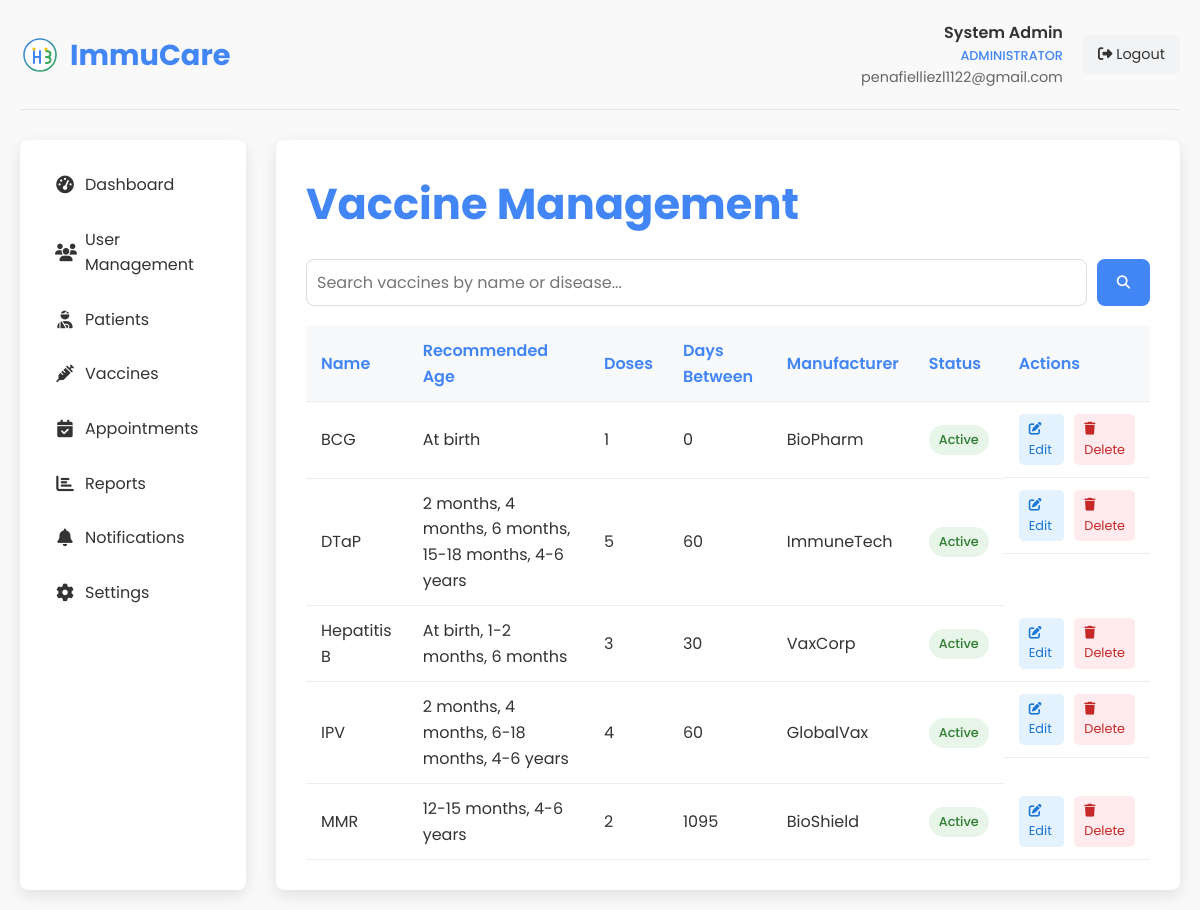
/admin_vaccines.php (signed in), run on the app's committed database.
### tables this page shows
CREATE TABLE `vaccines` (
  `id` int(11) NOT NULL,
  `name` varchar(100) NOT NULL,
  `manufacturer` varchar(100) DEFAULT NULL,
  `description` text DEFAULT NULL,
  `recommended_age` varchar(100) DEFAULT NULL,
  `doses_required` int(11) DEFAULT 1,
  `days_between_doses` int(11) DEFAULT NULL,
  `is_active` tinyint(1) DEFAULT 1,
  `created_at` datetime NOT NULL,
  `updated_at` timestamp NOT NULL DEFAULT current_timestamp() ON UPDATE current_timestamp()
);

### admin_vaccines.php (the view, shortened to what this page needs)
<?php
$admin_name = $_SESSION['user_name'];
$admin_email = $_SESSION['user_email'];
$conn = new mysqli(DB_HOST, DB_USER, DB_PASS, DB_NAME);
$action = isset($_GET['action']) ? $_GET['action'] : '';
$vaccines_query = "SELECT * FROM vaccines ORDER BY name";
$vaccines_result = $conn->query($vaccines_query);
$edit_vaccine = null;
?>
<!DOCTYPE html>
<html lang="en">
<head>
    <link rel="stylesheet" href="styles.css">
    <link rel="stylesheet" href="https://cdnjs.cloudflare.com/ajax/libs/font-awesome/6.4.0/css/all.min.css">
</head>
<body>
    <div class="dashboard-container">
        <div class="dashboard-header">
            <div class="dashboard-logo">
                <img src="images/logo.svg" alt="ImmuCare Logo">
                <h1>ImmuCare</h1>
            </div>
            <div class="user-menu">
                <div class="user-info">
                    <div class="user-name"><?php echo htmlspecialchars($admin_name); ?></div>
                    <div class="user-role">Administrator</div>
                    <div class="user-email"><?php echo htmlspecialchars($admin_email); ?></div>
                </div>
                <a href="admin_dashboard.php?logout=1" class="logout-btn">
                    <i class="fas fa-sign-out-alt"></i> Logout
                </a>
            </div>
        </div>
        <div class="dashboard-content">
            <div class="sidebar">
                <ul class="sidebar-menu">
                    <li><a href="admin_dashboard.php"><i class="fas fa-tachometer-alt"></i> Dashboard</a></li>
                    <li><a href="admin_users.php"><i class="fas fa-users"></i> User Management</a></li>
                    <li><a href="admin_patients.php"><i class="fas fa-user-injured"></i> Patients</a></li>
                    <li><a href="admin_vaccines.php" class="active"><i class="fas fa-syringe"></i> Vaccines</a></li>
                    <li><a href="admin_appointments.php"><i class="fas fa-calendar-check"></i> Appointments</a></li>
                    <li><a href="admin_reports.php"><i class="fas fa-chart-bar"></i> Reports</a></li>
                    <li><a href="admin_notifications.php"><i class="fas fa-bell"></i> Notifications</a></li>
                    <li><a href="admin_settings.php"><i class="fas fa-cog"></i> Settings</a></li>
                </ul>
            </div>
            <div class="main-content">
                <div class="page-title">
                    <h2><?php echo $action == 'edit' ? 'Edit Vaccine' : 'Vaccine Management'; ?></h2>
                </div>
                <?php if ($action == 'edit'): ?>
                    <div class="vaccine-form">
                        <form method="POST" action="?action=edit&id=<?php echo $edit_vaccine['id']; ?>">
                            <input type="hidden" name="vaccine_id" value="<?php echo $edit_vaccine['id']; ?>">
                            <div class="form-grid">
                                <div class="form-group">
                                    <label for="name">Vaccine Name</label>
                                    <input type="text" id="name" name="name" value="<?php echo $action == 'edit' ? htmlspecialchars($edit_vaccine['name']) : ''; ?>" required>
                                </div>
                                <div class="form-group">
                                    <label for="manufacturer">Manufacturer</label>
                                    <input type="text" id="manufacturer" name="manufacturer" value="<?php echo $action == 'edit' ? htmlspecialchars($edit_vaccine['manufacturer']) : ''; ?>" required>
                                </div>
                                <div class="form-group">
                                    <label for="recommended_age">Recommended Age</label>
                                    <input type="text" id="recommended_age" name="recommended_age" value="<?php echo $action == 'edit' ? htmlspecialchars($edit_vaccine['recommended_age']) : ''; ?>" required>
                                </div>
                                <div class="form-group">
                                    <label for="doses_required">Doses Required</label>
                                    <input type="number" id="doses_required" name="doses_required" value="<?php echo $action == 'edit' ? htmlspecialchars($edit_vaccine['doses_required']) : '1'; ?>" min="1" required>
                                </div>
                                <div class="form-group">
                                    <label for="days_between_doses">Days Between Doses</label>
                                    <input type="number" id="days_between_doses" name="days_between_doses" value="<?php echo $action == 'edit' ? htmlspecialchars($edit_vaccine['days_between_doses']) : '0'; ?>" min="0">
                                </div>
                                <div class="form-group-checkbox">
                                    <input type="checkbox" id="is_active" name="is_active" <?php echo ($action == 'edit' && isset($edit_vaccine['is_active']) && $edit_vaccine['is_active'] == 1) ? 'checked' : ''; ?>>
                                    <label for="is_active">Active</label>
                                </div>
                            </div>
                            <div class="form-group">
                                <label for="description">Description</label>
                                <textarea id="description" name="description"><?php echo $action == 'edit' ? htmlspecialchars($edit_vaccine['description']) : ''; ?></textarea>
                            </div>
                            <div class="form-buttons">
                                <button type="submit" name="edit_vaccine" class="btn-submit">
                                    <i class="fas fa-save"></i> Update Vaccine
                                </button>
                                <a href="admin_vaccines.php" class="btn-cancel">Cancel</a>
                            </div>
                        </form>
                    </div>
                <?php else: ?>
                    <div class="search-bar">
                        <input type="text" id="vaccine-search" placeholder="Search vaccines by name or disease...">
                        <button type="button"><i class="fas fa-search"></i></button>
                    </div>
                    <div class="vaccines-list">
                        <table class="vaccines-table">
                            <thead>
                                <tr>
                                    <th>Name</th>
                                    <th>Recommended Age</th>
                                    <th>Doses</th>
                                    <th>Days Between</th>
                                    <th>Manufacturer</th>
                                    <th>Status</th>
                                    <th>Actions</th>
                                </tr>
                            </thead>
                            <tbody>
                                <?php if ($vaccines_result->num_rows > 0): ?>
                                    <?php while ($vaccine = $vaccines_result->fetch_assoc()): ?>
                                        <tr>
                                            <td><?php echo htmlspecialchars($vaccine['name']); ?></td>
                                            <td><?php echo htmlspecialchars($vaccine['recommended_age']); ?></td>
                                            <td><?php echo htmlspecialchars($vaccine['doses_required']); ?></td>
                                            <td><?php echo isset($vaccine['days_between_doses']) ? htmlspecialchars($vaccine['days_between_doses']) : 'N/A'; ?></td>
                                            <td><?php echo htmlspecialchars($vaccine['manufacturer']); ?></td>
                                            <td>
                                                <span class="vaccine-status <?php echo isset($vaccine['is_active']) && $vaccine['is_active'] ? 'status-active' : 'status-inactive'; ?>">
                                                    <?php echo isset($vaccine['is_active']) && $vaccine['is_active'] ? 'Active' : 'Inactive'; ?>
                                                </span>
                                            </td>
                                            <td class="action-buttons">
                                                <a href="?action=edit&id=<?php echo $vaccine['id']; ?>" class="btn-edit"><i class="fas fa-edit"></i> Edit</a>
                                                <a href="?action=delete&id=<?php echo $vaccine['id']; ?>" class="btn-delete" onclick="return confirm('Are you sure you want to delete this vaccine?');"><i class="fas fa-trash"></i> Delete</a>
                                            </td>
                                        </tr>
                                    <?php endwhile; ?>
                                <?php else: ?>
                                    <tr>
                                        <td colspan="7" style="text-align: center;">No vaccines found.</td>
                                    </tr>
                                <?php endif; ?>
                            </tbody>
                        </table>
                    </div>
                <?php endif; ?>
            </div>
        </div>
    </div>
</body>
</html>

### styles.css (style rules this page uses)
:root { --primary-color: #4285f4; --secondary-color: #34a853; --accent-color: #fbbc05; --text-color: #333; --light-text: #666; --bg-light: #f9f9f9; --bg-white: #ffffff; --shadow: 0 5px 15px rgba(0, 0, 0, 0.1); --border-radius: 8px; --transition: all 0.3s ease; }
* { margin: 0; padding: 0; box-sizing: border-box; }
html { scroll-behavior: smooth; }
body { font-family: 'Poppins', sans-serif; line-height: 1.6; color: var(--text-color); background-color: var(--bg-light); }
a { text-decoration: none; color: inherit; }
ul { list-style: none; }
img { max-width: 100%; height: auto; }

### admin_vaccines.php (style rules this page uses)
.dashboard-container { max-width: 1400px; margin: 0 auto; padding: 20px; }
.dashboard-header { display: flex; justify-content: space-between; align-items: center; margin-bottom: 30px; padding-bottom: 20px; border-bottom: 1px solid #e1e4e8; }
.dashboard-logo { display: flex; align-items: center; }
.dashboard-logo img { height: 40px; margin-right: 10px; }
.dashboard-logo h1 { font-size: 1.8rem; color: var(--primary-color); margin: 0; }
.user-menu { display: flex; align-items: center; }
.user-info { margin-right: 20px; text-align: right; }
.user-name { font-weight: 600; color: var(--text-color); }
.user-role { font-size: 0.8rem; color: var(--primary-color); font-weight: 500; text-transform: uppercase; }
.user-email { font-size: 0.9rem; color: var(--light-text); }
.logout-btn { padding: 8px 15px; background-color: #f1f3f5; color: var(--text-color); border-radius: 5px; font-size: 0.9rem; transition: var(--transition); }
.dashboard-content { display: grid; grid-template-columns: 1fr 4fr; gap: 30px; }
.sidebar { background-color: var(--bg-white); border-radius: var(--border-radius); box-shadow: var(--shadow); padding: 20px; }
.sidebar-menu { list-style: none; padding: 0; margin: 0; }
.sidebar-menu li { margin-bottom: 5px; }
.sidebar-menu a { display: flex; align-items: center; padding: 12px 15px; border-radius: var(--border-radius); color: var(--text-color); transition: var(--transition); text-decoration: none; }
.sidebar-menu i { margin-right: 10px; font-size: 1.1rem; width: 20px; text-align: center; }
.main-content { background-color: var(--bg-white); border-radius: var(--border-radius); box-shadow: var(--shadow); padding: 30px; }
.page-title { font-size: 1.8rem; color: var(--primary-color); margin-bottom: 20px; display: flex; justify-content: space-between; align-items: center; }
.vaccines-table { width: 100%; border-collapse: collapse; }
.vaccines-table th, .vaccines-table td { padding: 12px 15px; text-align: left; border-bottom: 1px solid #eee; }
.vaccines-table th { font-weight: 600; color: var(--primary-color); background-color: #f8f9fa; }
.vaccine-status { display: inline-block; padding: 5px 10px; border-radius: 20px; font-size: 0.8rem; font-weight: 500; }
.status-active { background-color: #e8f5e9; color: #2e7d32; }
.action-buttons { display: flex; gap: 10px; }
.btn-edit, .btn-delete { padding: 5px 10px; border-radius: 5px; font-size: 0.8rem; text-decoration: none; transition: var(--transition); }
.btn-edit { background-color: #e3f2fd; color: #1976d2; }
.btn-delete { background-color: #ffebee; color: #c62828; }
.search-bar { margin-bottom: 20px; display: flex; gap: 10px; }
.search-bar input { flex: 1; padding: 10px; border: 1px solid #ddd; border-radius: var(--border-radius); font-family: inherit; font-size: 1rem; }
.search-bar button { background-color: var(--primary-color); color: white; border: none; padding: 0 20px; border-radius: var(--border-radius); cursor: pointer; transition: var(--transition); }

### data on the page
vaccines: name "BCG", recommended_age "At birth", doses_required "1", days_between_doses "0", manufacturer "BioPharm", is_active "Active"
vaccines: name "DTaP", recommended_age "2 months, 4 months, 6 months, 15-18 months, 4-6 years", doses_required "5", days_between_doses "60", manufacturer "ImmuneTech", is_active "Active"
vaccines: name "Hepatitis B", recommended_age "At birth, 1-2 months, 6 months", doses_required "3", days_between_doses "30", manufacturer "VaxCorp", is_active "Active"
vaccines: name "IPV", recommended_age "2 months, 4 months, 6-18 months, 4-6 years", doses_required "4", days_between_doses "60", manufacturer "GlobalVax", is_active "Active"
vaccines: name "MMR", recommended_age "12-15 months, 4-6 years", doses_required "2", days_between_doses "1095", manufacturer "BioShield", is_active "Active"

### other printed values
$admin_name "System Admin"
$admin_email "penafielliezl1122@gmail.com"
